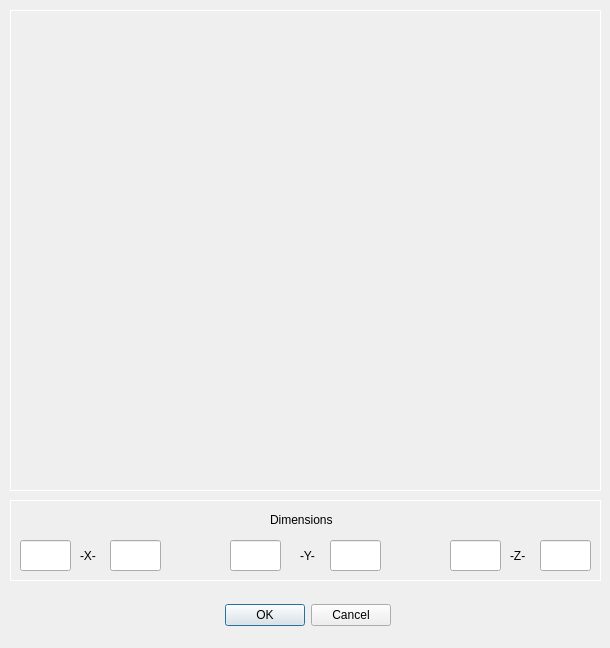
<?xml version="1.0" encoding="UTF-8"?>
<ui version="4.0">
 <class>SubVolumeDialog</class>
 <widget class="QDialog" name="SubVolumeDialog">
  <property name="geometry">
   <rect>
    <x>0</x>
    <y>0</y>
    <width>610</width>
    <height>648</height>
   </rect>
  </property>
  <property name="windowTitle">
   <string>Extracted Sub Volume</string>
  </property>
  <property name="styleSheet">
   <string notr="true">color : white;
background-color : rgb(49,48,43);

QLineEdit{
color: white;
background-color : rgb(38, 38, 36);
border-color: rgb(76, 76, 76);
}

QPushButton:disabled
{
  background-color: rgb(225,67,19) ;
  border: 2px solid #8f8f91;  
  border-radius: 6px;
 color: white ;
}

#InfoTab {
color: white;
background-color : rgb(49, 48, 43);
}

QFrame
{
border:1px solid white;
}

QLabel
{
border:none;
}

QPushButton:checked
{
  background-color: rgb(225,67,19) ;
  border: 2px solid #8f8f91;  
  border-radius: 6px;
 color: white ;
}
</string>
  </property>
  <widget class="QDialogButtonBox" name="buttonBox">
   <property name="geometry">
    <rect>
     <x>200</x>
     <y>590</y>
     <width>191</width>
     <height>51</height>
    </rect>
   </property>
   <property name="orientation">
    <enum>Qt::Horizontal</enum>
   </property>
   <property name="standardButtons">
    <set>QDialogButtonBox::Cancel|QDialogButtonBox::Ok</set>
   </property>
  </widget>
  <widget class="QFrame" name="frame">
   <property name="geometry">
    <rect>
     <x>10</x>
     <y>10</y>
     <width>591</width>
     <height>481</height>
    </rect>
   </property>
   <property name="frameShape">
    <enum>QFrame::StyledPanel</enum>
   </property>
   <property name="frameShadow">
    <enum>QFrame::Raised</enum>
   </property>
   <widget class="QVTKWidget" name="qvtkWidgetRight" native="true">
    <property name="geometry">
     <rect>
      <x>20</x>
      <y>10</y>
      <width>561</width>
      <height>461</height>
     </rect>
    </property>
   </widget>
  </widget>
  <widget class="QFrame" name="frame_2">
   <property name="geometry">
    <rect>
     <x>10</x>
     <y>500</y>
     <width>591</width>
     <height>81</height>
    </rect>
   </property>
   <property name="frameShape">
    <enum>QFrame::StyledPanel</enum>
   </property>
   <property name="frameShadow">
    <enum>QFrame::Raised</enum>
   </property>
   <widget class="QLineEdit" name="lineMinX">
    <property name="geometry">
     <rect>
      <x>10</x>
      <y>40</y>
      <width>51</width>
      <height>31</height>
     </rect>
    </property>
   </widget>
   <widget class="QLabel" name="label">
    <property name="geometry">
     <rect>
      <x>260</x>
      <y>10</y>
      <width>81</width>
      <height>20</height>
     </rect>
    </property>
    <property name="text">
     <string>Dimensions</string>
    </property>
   </widget>
   <widget class="QLineEdit" name="lineMaxX">
    <property name="geometry">
     <rect>
      <x>100</x>
      <y>40</y>
      <width>51</width>
      <height>31</height>
     </rect>
    </property>
   </widget>
   <widget class="QLineEdit" name="lineMinY">
    <property name="geometry">
     <rect>
      <x>220</x>
      <y>40</y>
      <width>51</width>
      <height>31</height>
     </rect>
    </property>
   </widget>
   <widget class="QLineEdit" name="lineMaxY">
    <property name="geometry">
     <rect>
      <x>320</x>
      <y>40</y>
      <width>51</width>
      <height>31</height>
     </rect>
    </property>
   </widget>
   <widget class="QLineEdit" name="lineMinZ">
    <property name="geometry">
     <rect>
      <x>440</x>
      <y>40</y>
      <width>51</width>
      <height>31</height>
     </rect>
    </property>
   </widget>
   <widget class="QLineEdit" name="lineMaxZ">
    <property name="geometry">
     <rect>
      <x>530</x>
      <y>40</y>
      <width>51</width>
      <height>31</height>
     </rect>
    </property>
   </widget>
   <widget class="QLabel" name="label_2">
    <property name="geometry">
     <rect>
      <x>70</x>
      <y>40</y>
      <width>31</width>
      <height>31</height>
     </rect>
    </property>
    <property name="text">
     <string>-X-</string>
    </property>
   </widget>
   <widget class="QLabel" name="label_3">
    <property name="geometry">
     <rect>
      <x>290</x>
      <y>40</y>
      <width>31</width>
      <height>31</height>
     </rect>
    </property>
    <property name="text">
     <string>-Y-</string>
    </property>
   </widget>
   <widget class="QLabel" name="label_4">
    <property name="geometry">
     <rect>
      <x>500</x>
      <y>40</y>
      <width>31</width>
      <height>31</height>
     </rect>
    </property>
    <property name="text">
     <string>-Z-</string>
    </property>
   </widget>
  </widget>
 </widget>
 <customwidgets>
  <customwidget>
   <class>QVTKWidget</class>
   <extends>QWidget</extends>
   <header>QVTKWidget.h</header>
  </customwidget>
 </customwidgets>
 <resources/>
 <connections>
  <connection>
   <sender>buttonBox</sender>
   <signal>accepted()</signal>
   <receiver>SubVolumeDialog</receiver>
   <slot>accept()</slot>
   <hints>
    <hint type="sourcelabel">
     <x>248</x>
     <y>254</y>
    </hint>
    <hint type="destinationlabel">
     <x>157</x>
     <y>274</y>
    </hint>
   </hints>
  </connection>
  <connection>
   <sender>buttonBox</sender>
   <signal>rejected()</signal>
   <receiver>SubVolumeDialog</receiver>
   <slot>reject()</slot>
   <hints>
    <hint type="sourcelabel">
     <x>316</x>
     <y>260</y>
    </hint>
    <hint type="destinationlabel">
     <x>286</x>
     <y>274</y>
    </hint>
   </hints>
  </connection>
 </connections>
</ui>
